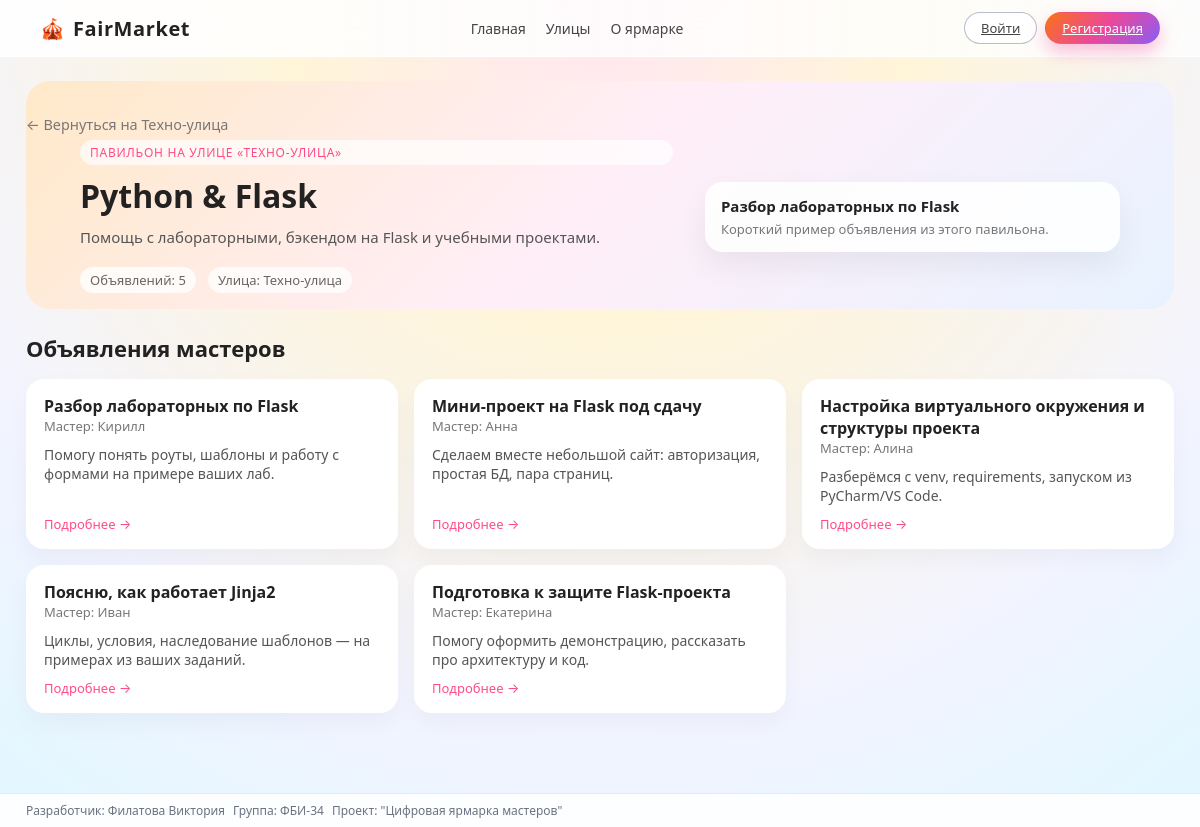
The page /pavilion/1 on the database as committed earlier.
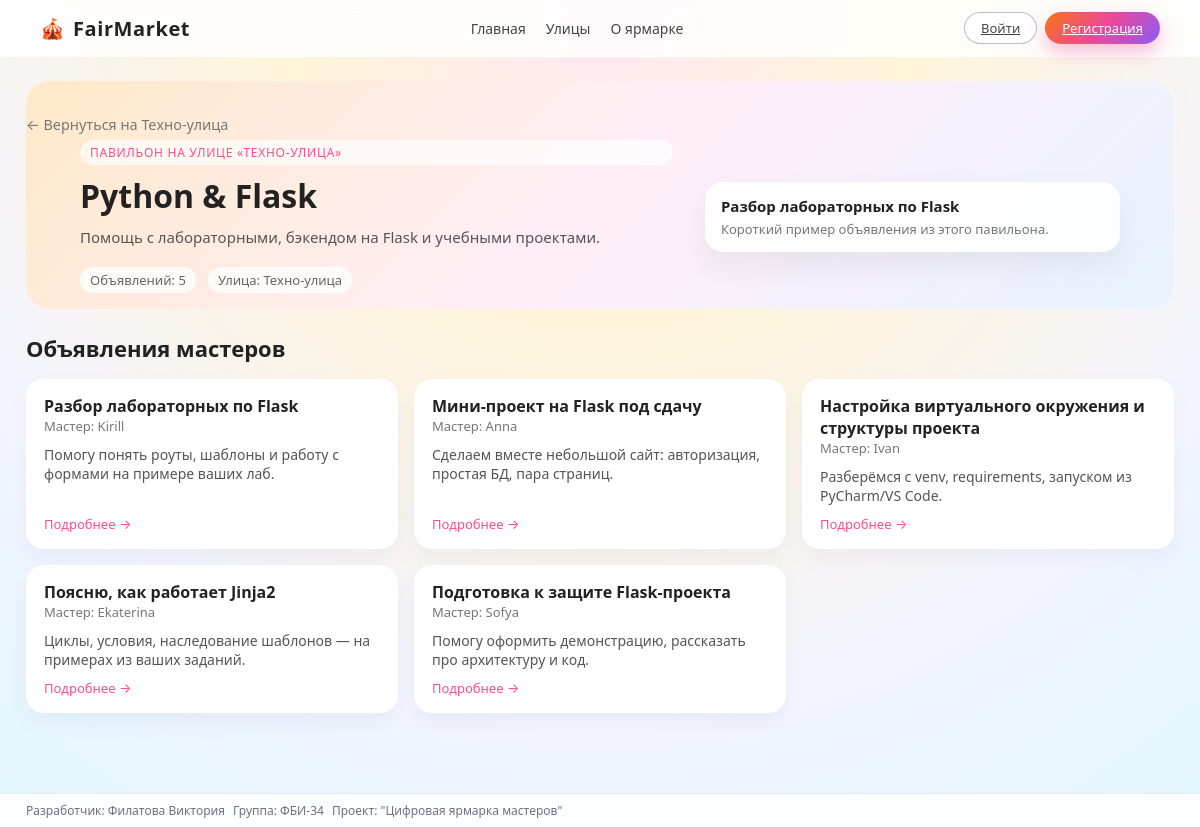
The same page on the database as committed later.
### app.py (models this page shows)
class Ad(db.Model):
    __tablename__ = "ads"
    id = db.Column(db.Integer, primary_key=True)
    title = db.Column(db.String(200), nullable=False)
    text = db.Column(db.Text, nullable=False)
    author_name = db.Column(db.String(120))
    pavilion_id = db.Column(
        db.Integer,
        db.ForeignKey("pavilions.id"),
        nullable=False,
    )
    master_id = db.Column(
        db.Integer,
        db.ForeignKey("users.id"),
        nullable=True,
    )
    master = db.relationship("User", foreign_keys=[master_id])
    @property
    def master_display_name(self):
        if self.master and self.master.username:
            return self.master.username
        if self.author_name:
            return self.author_name
        return "Мастер"

class User(db.Model):
    __tablename__ = "users"
    id = db.Column(db.Integer, primary_key=True)
    username = db.Column(db.String(120), nullable=False)
    email = db.Column(db.String(120), unique=True, nullable=False)
    password = db.Column(db.String(200), nullable=False)  # тут хеш
    role = db.Column(db.String(20), nullable=False, default="user")  # user/master/admin

### app.py (the view)
@app.route("/pavilion/<int:pavilion_id>")
def pavilion_page(pavilion_id):
    pavilion = Pavilion.query.get_or_404(pavilion_id)
    ads = pavilion.ads
    fio, group = get_student_info()
    return render_template(
        "pavilion.html",
        pavilion=pavilion,
        ads=ads,
        fio=fio,
        group=group,
    )

### app.py (called while the page is built)
def get_student_info():
    return "Филатова Виктория", "ФБИ-34"

@app.before_request
def auto_update_unread():
    if "user_id" in session:
        recalc_unread_total()
        recalc_support_badge()
        recalc_admin_counters()
    else:
        session["unread_total"] = 0
        session["support_unread"] = 0
        session["admin_support_new"] = 0
        session["admin_requests"] = 0

### templates/pavilion.html (shortened to what this page needs)
{% extends "base.html" %}
{% block content %}
<section class="pavilion-hero">
    <a href="{{ url_for('street_page', code=pavilion.street.code) }}" class="back-link">
        ← Вернуться на {{ pavilion.street.name }}
    </a>
    <div class="pavilion-hero-inner">
        <div class="pavilion-hero-info">
            <span class="pavilion-hero-chip">
                Павильон на улице «{{ pavilion.street.name }}»
            </span>
            <h1 class="pavilion-hero-title">{{ pavilion.title }}</h1>
            <p class="pavilion-hero-subtitle">
                {% if pavilion.description %}
                    {{ pavilion.description }}
                {% else %}
                    Тематический павильон с объявлениями мастеров по этой теме.
                {% endif %}
            </p>
            <div class="pavilion-hero-meta">
                <span>Объявлений: {{ ads|length }}</span>
                <span>Улица: {{ pavilion.street.name }}</span>
            </div>
        </div>
        <div class="pavilion-hero-card-demo">
            <div class="pavilion-hero-card-text">
                <div class="pavilion-hero-card-title">
                    {% if ads %}
                        {{ ads[0].title }}
                    {% else %}
                        Здесь скоро появятся первые мастера ✨
                    {% endif %}
                </div>
                <div class="pavilion-hero-card-subtitle">
                    {% if ads %}
                        Короткий пример объявления из этого павильона.
                    {% else %}
                        Как только появятся объявления, ты увидишь их здесь.
                    {% endif %}
                </div>
            </div>
        </div>
    </div>
</section>
<section class="pavilion-ads-section">
    {% if ads %}
        <h2 class="pavilion-ads-title">Объявления мастеров</h2>
        <div class="pavilion-ads-grid">
            {% for ad in ads %}
            <div class="pavilion-ad-wrapper">
                <a href="{{ url_for('ad_page', ad_id=ad.id) }}" class="pavilion-ad-card">
                    <div class="pavilion-ad-card-inner">
                        <div class="pavilion-ad-header">
                            <div>
                                <h3 class="pavilion-ad-title">{{ ad.title }}</h3>
                                <div class="pavilion-ad-author">
                                    Мастер: {{ ad.master_display_name }}
                                </div>
                            </div>
                        </div>
                        <p class="pavilion-ad-text">
                            {{ ad.text }}
                        </p>
                        <div class="pavilion-ad-footer">
                            <span>Подробнее →</span>
                        </div>
                    </div>
                </a>
            </div>
            {% endfor %}
        </div>
    {% else %}
        <div class="pavilion-empty">
            <h2>Пока здесь тихо 🤫</h2>
            <p>В этом павильоне ещё нет объявлений. Скоро мастера сюда заселятся!</p>
        </div>
    {% endif %}
</section>
{% endblock %}

Rows that differ between the two databases and show on the page:
changed Ad "Разбор лабораторных по Flask": master_display_name "Кирилл" → "Kirill"
changed Ad "Мини-проект на Flask под сдачу": master_display_name "Анна" → "Anna"
changed Ad "Настройка виртуального окружения и структуры проекта": master_display_name "Алина" → "Ivan"
changed Ad "Поясню, как работает Jinja2": master_display_name "Иван" → "Ekaterina"
changed Ad "Подготовка к защите Flask-проекта": master_display_name "Екатерина" → "Sofya"
